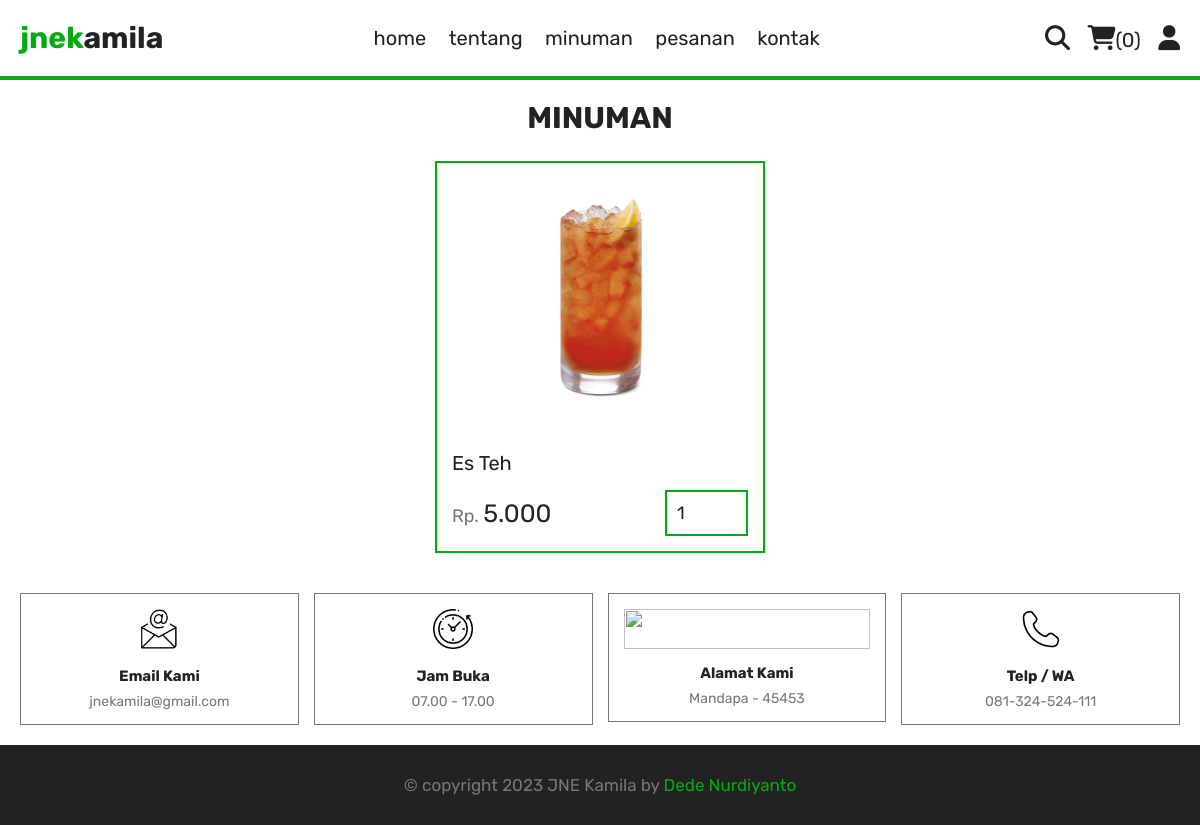
The app's page /category.php?category=teh with its own data.
### tables this page shows
CREATE TABLE `products` (
  `id` int(100) NOT NULL,
  `name` varchar(100) NOT NULL,
  `category` varchar(100) NOT NULL,
  `price` int(10) NOT NULL,
  `image` varchar(100) NOT NULL
);

### category.php (the view, shortened to what this page needs)
<?php
include 'components/connect.php';
?>
<!DOCTYPE html>
<html lang="en">
<head>
   <link rel="stylesheet" href="https://cdnjs.cloudflare.com/ajax/libs/font-awesome/6.1.1/css/all.min.css">
   <link rel="stylesheet" href="css/style.css">
</head>
<body>
<?php include 'components/user_header.php'; ?>
<section class="products">
   <h1 class="title">minuman</h1>
   <div class="box-container">
      <?php
         $category = $_GET['category'];
         $select_products = $conn->prepare("SELECT * FROM `products` WHERE category = ?");
         $select_products->execute([$category]);
         if($select_products->rowCount() > 0){
            while($fetch_products = $select_products->fetch(PDO::FETCH_ASSOC)){
      ?>
      <form action="" method="post" class="box">
         <img src="uploaded_img/<?= $fetch_products['image']; ?>" alt="">
         <div class="name"><?= $fetch_products['name']; ?></div>
         <div class="flex">
            <div class="price"><span>Rp. </span><?= number_format($fetch_products['price'],0,',','.'); ?></div>
            <input type="number" name="qty" class="qty" min="1" max="99" value="1" maxlength="2">
         </div>
      </form>
      <?php
            }
         }else{
            echo '<p class="empty">belum ada produk yang ditambahkan!</p>';
         }
      ?>
   </div>
</section>
<?php include 'components/footer.php'; ?>
</body>
</html>

### css/style.css (style rules this page uses)
:root { --primary: #03AC0E; --secondary: #7ddc1f; --yellow: #fed330; --red: #FF0000; --white: #fff; --black: #222; --light-color: #777; --border: .2rem solid var(--primary); --border-header: .4rem solid var(--primary); --border-footer: .1rem solid var(--light-color); --border-edit: .2rem solid var(--yellow); --border-times: .2rem solid var(--red); }
* { font-family: 'Rubik', sans-serif; margin: 0; padding: 0; box-sizing: border-box; outline: none; border: none; text-decoration: none; }
html { font-size: 62.5%; overflow-x: hidden; scroll-behavior: smooth; stop-opacity: 7rem; }
section { margin: 0 auto; max-width: 1200px; padding: 2rem; }
.title { text-align: center; margin-bottom: 2.5rem; font-size: 3rem; color: var(--black); text-transform: uppercase; text-decoration: none; text-underline-offset: 1rem; }
.products .box-container { display: grid; grid-template-columns: repeat(auto-fit, 33rem); justify-content: center; align-items: flex-start; gap: 1.5rem; }
.products .box-container .box { border: var(--border); padding: 1.5rem; position: relative; overflow: hidden; }
.products .box-container .box img { height: 25rem; width: 100%; object-fit: contain; margin-bottom: 1rem; }
.products .box-container .box .name { font-size: 2rem; color: var(--black); margin: 1rem 0; }
.products .box-container .box .flex { display: flex; align-items: center; gap: 1rem; margin-top: 1.5rem; }
.products .box-container .box .flex .price { margin-right: auto; font-size: 2.5rem; color: var(--black); }
.products .box-container .box .flex .price span { color: var(--light-color); font-size: 1.8rem; }
.products .box-container .box .flex .qty { padding: 1rem; border: var(--border); font-size: 1.8rem; color: var(--black); }

### records on screen
products: image (picture), name "Es Teh", price "5.000"

### other values on screen
$total_cart_items "0"
